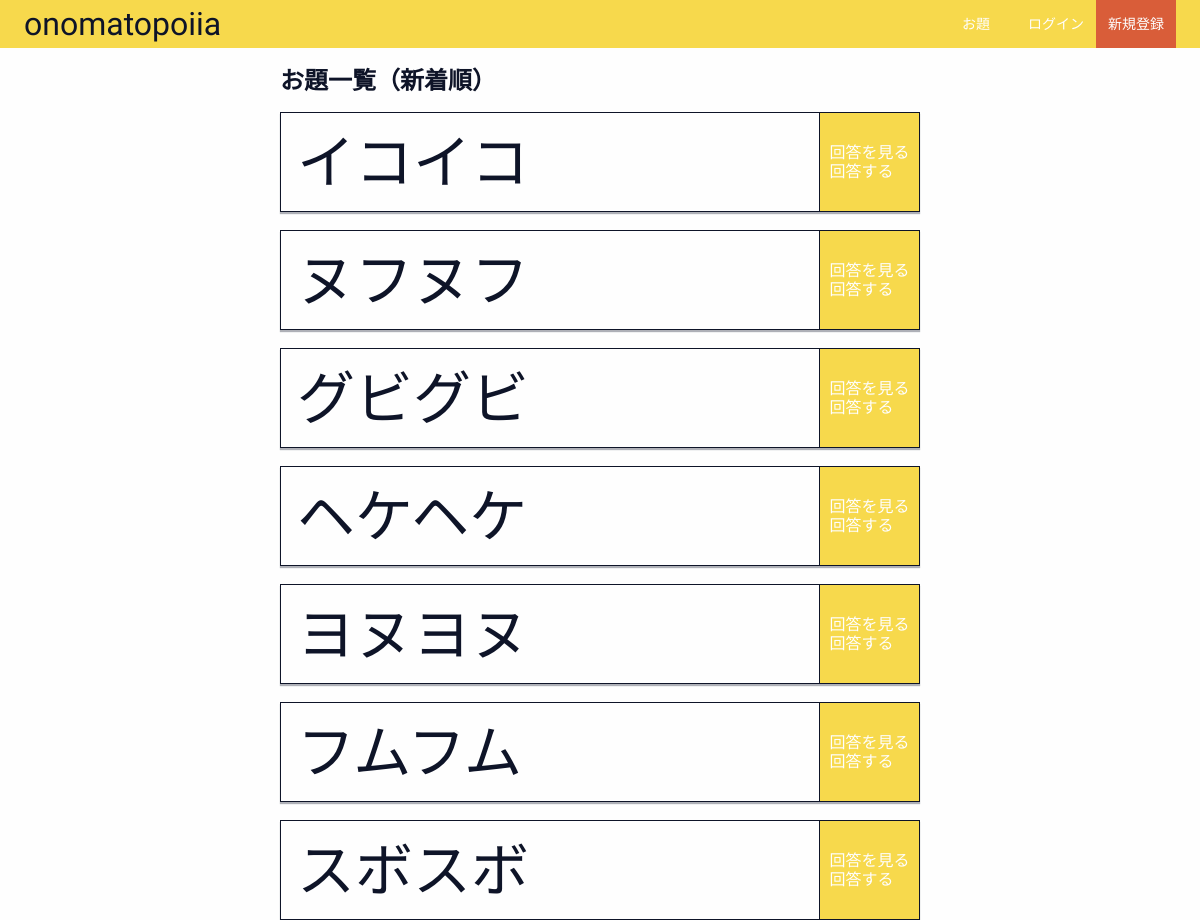
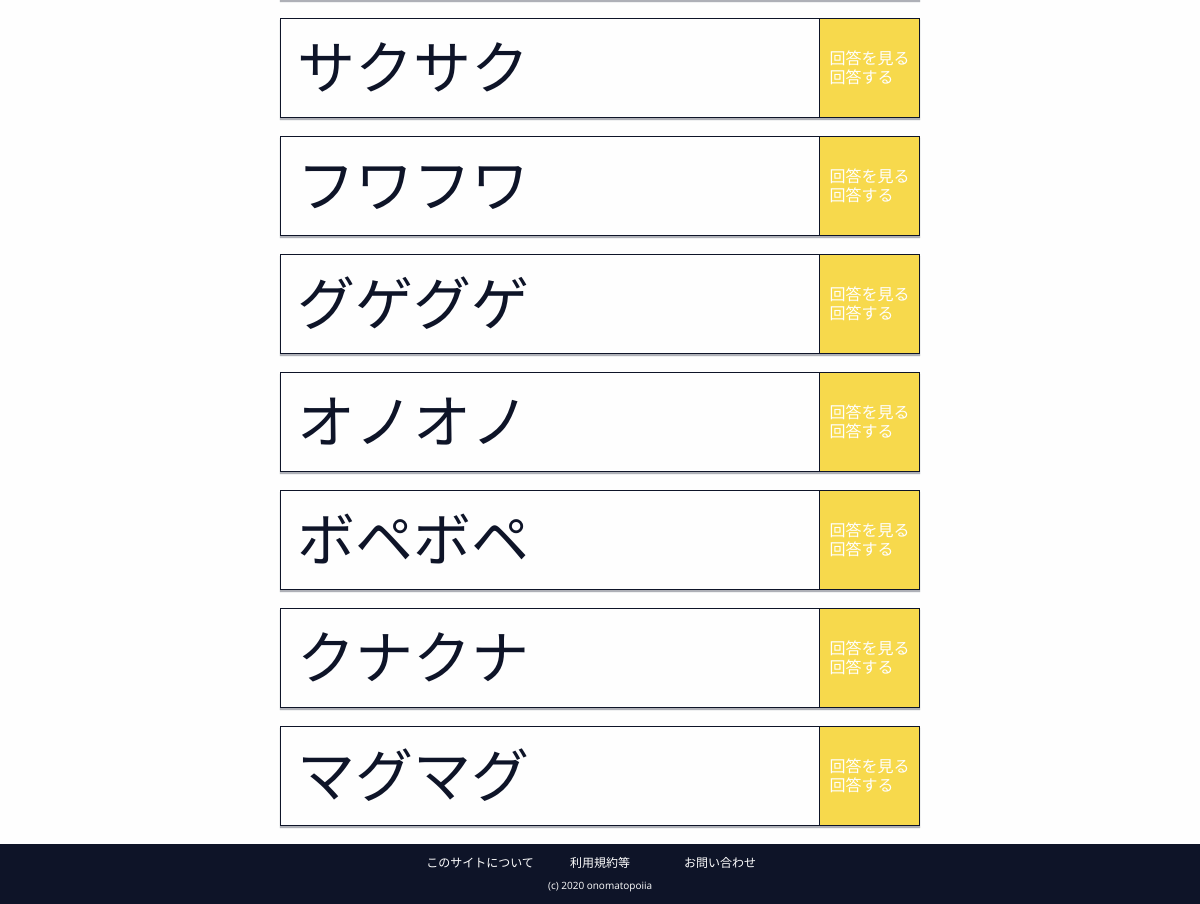
Screenshot of /odai/ with the database file from the repository (2 pictures, top to bottom).
### onomato/models.py (models this page shows, shortened)
class Odai(models.Model):
    odai_text = models.CharField(max_length=4)
    pub_date = models.DateTimeField('date published')

### onomato/views.py (the view)
# urls.py: path('odai/', views.odai_index, name='odai_index'),
def odai_index(request):
    latest_odai = Odai.objects.order_by('-pub_date')
    context = {'latest_odai': latest_odai}
    return render(request, 'odai.html', context)

### templates/odai.html (shortened to what this page needs)
{% extends 'base.html' %} {% load static %} {% block link %}
<link rel="stylesheet" href="{% static '/css/odai.css' %}" />
{% endblock %} {% block content %}
<div class="main__odais">
  {% if latest_odai %}
  <h2 class="main__odais__title">お題一覧（新着順）</h2>
  {% for odai in latest_odai %}
  <div class="main__odais__odai">
    <div class="main__odais__odai__text">
      {{ odai.odai_text }}
    </div>
    <a href="/odai/{{ odai.id }}" class="main__odais__odai__detail-link">
      <div>
        <div class="main__odais__odai__detail-link__text">
          回答を見る
        </div>
        <div class="main__odais__odai__detail-link__text">
          回答する
        </div>
      </div>
    </a>
  </div>
  {% endfor %} {% else %}
  <p>お題はまだありません。</p>
  {% endif %}
</div>
{% endblock %}

### static/css/base.css (style rules this page uses)
* { font-family: "Open Sans", "M PLUS 1p", cursive; }
body { background-color: #fefefe; color: #0e1428; font-size: 16px; }

### static/css/odai.css (style rules this page uses)
.main__odais__title { font-size: 24px; font-weight: bold; margin: 18px 0; }
.main__odais__odai { border: 1px solid #0e1428; box-shadow: 0 2px 1px 0 #0e142855; display: flex; height: 100px; justify-content: space-between; margin: 18px 0; }
.main__odais__odai__text { font-family: "Koharuiro"; font-size: 58px; height: 80px; line-height: 86px; padding: 8px 16px; }
.main__odais__odai__detail-link { background-color: #f7d94c; border-left: 1px solid #0e1428; color: #fefefe; display: grid; place-items: center; transition: background-color 0.2s, color 0.2s; width: 100px; }

### rows the page displays
Odai: odai_text "イコイコ"
Odai: odai_text "ヌフヌフ"
Odai: odai_text "グビグビ"
Odai: odai_text "ヘケヘケ"
Odai: odai_text "ヨヌヨヌ"
Odai: odai_text "フムフム"
Odai: odai_text "スボスボ"
Odai: odai_text "サクサク"
Odai: odai_text "フワフワ"
Odai: odai_text "グゲグゲ"
Odai: odai_text "オノオノ"
Odai: odai_text "ボペボペ"
Odai: odai_text "クナクナ"
Odai: odai_text "マグマグ"
